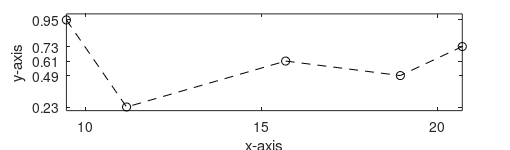
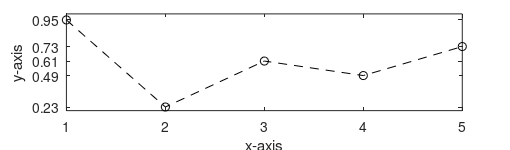

Source code (MATLAB) for these figures, in order:
clear
close all
clc

x=[9.46,11.17,15.69,18.95,20.71];
y=[0.95,0.23,0.61,0.49,0.73];


figure('position',[401   237   511   151])
plot(x,y,'--ok')
xlabel('x-axis')
ylabel('y-axis')

set(gca,'xtick',[5:5:25],'xlim',[min(x),max(x)],...
    'ytick',[sort(y)],'ylim',[0.2,1])

set(gcf,'PaperPositionMode','auto')
print('.\..\eps\plotxy.eps','-deps','-r0')


figure('position',[401   237   511   151])
plot(y,'--ok')
xlabel('x-axis')
ylabel('y-axis')

set(gca,'xtick',[1:5],'xlim',[1,5],...
    'ytick',[sort(y)],'ylim',[0.2,1])


set(gcf,'PaperPositionMode','auto')
print('.\..\eps\ploty.eps','-deps','-r0')


